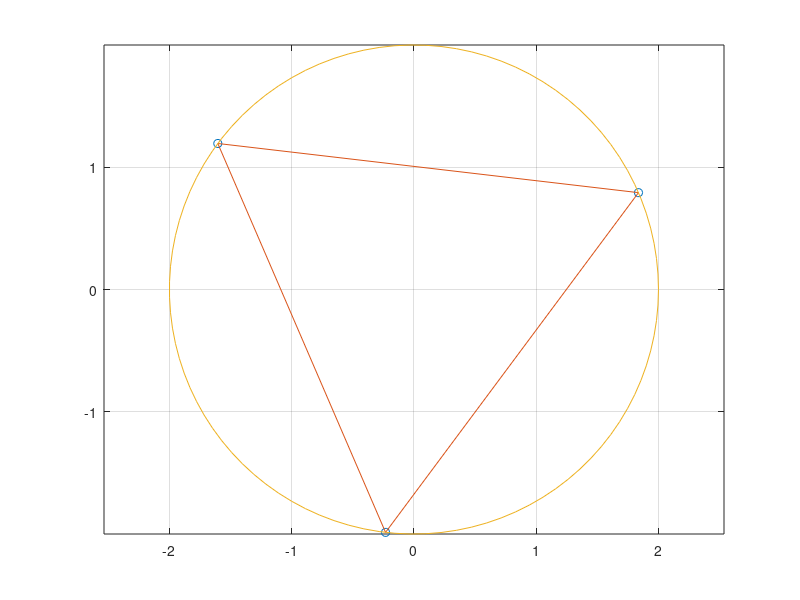

Here is the MATLAB script that generated this plot:
% =====================================================
% UTS Matematika Sains Data — Semester Genap 2025/2026
% Soal 4 - Segmentasi Pelanggan dan komposisi fungsi harga 
% ---------------------------------------------------
% Nama : Khayla Oksyasuni
% NIM : 2510514018
% Parameter: N=18, a=1, b=8, K=10, theta0=70, alpha=0.009
% Tanggal: <2026-04-24>
% =====================================================
clc; clear; close all;

% Parameter personalisasi
N = 18; a = 1; b = 8; K = 10;
theta0 = 70; % derajat
alpha_lr = 0.009;

% b
z1 = 3 + 9i;
z2 = 9 - 3i;

z1+z2
z1*z2
z1/z2
abs(z1-z2)

% e
theta0 = deg2rad(70);

k = 0:2;
z = 2*exp(1i*(theta0 + 2*pi*k)/3);

% plot titik
plot(real(z), imag(z), 'o')
hold on

% hubungkan titik (segitiga)
plot([real(z) real(z(1))], [imag(z) imag(z(1))])

% gambar lingkaran radius 2
t = linspace(0,2*pi,100);
plot(2*cos(t), 2*sin(t))

axis equal
grid on
